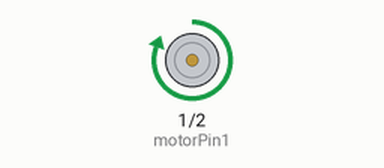
A sketch run on a simulated Arduino Uno, built with avr-gcc and run on an emulated ATmega328P. On the bench: motor-driver pin pairs drawn as motors (green arrow = first pin HIGH = forward, orange = second pin HIGH = backward, longer = more drive).

Above: at 0.1 s.
At 2.6 s:
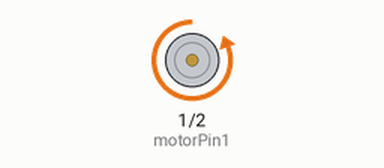
Timing chart, 0 to 4.1 s (numbered marks = the images above):
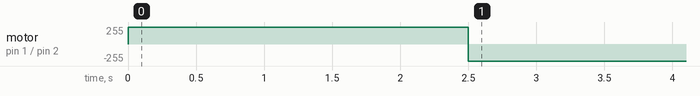

The sketch:

hand-test.ino
```cpp
int motorPin1 =  1;    //white wire
int motorPin2 =  2;    //black wire

void setup()   {
  pinMode(motorPin1, OUTPUT);
  pinMode(motorPin2, OUTPUT);
  //digitalWrite(motorPin1, LOW);
  //digitalWrite(motorPin2, LOW);

  Close();
  Open();

  Serial.begin(9600);
}

void loop()
{
  //Close();
  //Open();
}

void Close() {
  digitalWrite(motorPin1, HIGH); //rotates motor
  digitalWrite(motorPin2, LOW);    // set the Pin motorPin2 LOW
  delay(2500); //waits
  digitalWrite(motorPin2, HIGH);    // set the Pin motorPin1 LOW
}

void Open() {
  digitalWrite(motorPin2, HIGH); //rotates motor
  digitalWrite(motorPin1, LOW);    // set the Pin motorPin1 LOW
  delay(2500); //waits
  //digitalWrite(motorPin2, LOW);    // set the Pin motorPin2 LOW
}
```
